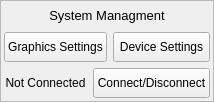
         <widget class="QFrame" name="frameSystemSetting">
          <property name="minimumSize">
           <size>
            <width>0</width>
            <height>0</height>
           </size>
          </property>
          <property name="font">
           <font>
            <family>Segoe UI</family>
            <bold>false</bold>
           </font>
          </property>
          <property name="frameShape">
           <enum>QFrame::StyledPanel</enum>
          </property>
          <property name="frameShadow">
           <enum>QFrame::Plain</enum>
          </property>
          <layout class="QVBoxLayout" name="verticalLayout_13" stretch="0">
           <property name="leftMargin">
            <number>3</number>
           </property>
           <property name="topMargin">
            <number>3</number>
           </property>
           <property name="rightMargin">
            <number>3</number>
           </property>
           <property name="bottomMargin">
            <number>3</number>
           </property>
           <item>
            <layout class="QVBoxLayout" name="verticalLayout_14">
             <property name="spacing">
              <number>6</number>
             </property>
             <item>
              <widget class="QLabel" name="label_26">
               <property name="minimumSize">
                <size>
                 <width>206</width>
                 <height>22</height>
                </size>
               </property>
               <property name="font">
                <font>
                 <family>Segoe UI</family>
                 <pointsize>10</pointsize>
                 <italic>false</italic>
                 <bold>false</bold>
                </font>
               </property>
               <property name="text">
                <string>System Managment</string>
               </property>
               <property name="alignment">
                <set>Qt::AlignCenter</set>
               </property>
              </widget>
             </item>
             <item>
              <layout class="QHBoxLayout" name="horizontalLayout_21">
               <property name="topMargin">
                <number>0</number>
               </property>
               <item>
                <widget class="QPushButton" name="btnGraphics">
                 <property name="minimumSize">
                  <size>
                   <width>0</width>
                   <height>30</height>
                  </size>
                 </property>
                 <property name="maximumSize">
                  <size>
                   <width>999</width>
                   <height>16777215</height>
                  </size>
                 </property>
                 <property name="font">
                  <font>
                   <family>Segoe UI</family>
                   <bold>false</bold>
                  </font>
                 </property>
                 <property name="text">
                  <string>Graphics Settings</string>
                 </property>
                </widget>
               </item>
               <item>
                <widget class="QPushButton" name="btnSettings">
                 <property name="minimumSize">
                  <size>
                   <width>0</width>
                   <height>30</height>
                  </size>
                 </property>
                 <property name="maximumSize">
                  <size>
                   <width>999</width>
                   <height>16777215</height>
                  </size>
                 </property>
                 <property name="font">
                  <font>
                   <family>Segoe UI</family>
                   <bold>false</bold>
                  </font>
                 </property>
                 <property name="text">
                  <string>Device Settings</string>
                 </property>
                </widget>
               </item>
              </layout>
             </item>
             <item>
              <layout class="QHBoxLayout" name="horizontalLayout_12" stretch="1,1">
               <item>
                <widget class="QLabel" name="labelConnectState">
                 <property name="font">
                  <font>
                   <family>Segoe UI</family>
                   <italic>false</italic>
                   <bold>false</bold>
                  </font>
                 </property>
                 <property name="text">
                  <string>Not Connected</string>
                 </property>
                 <property name="textFormat">
                  <enum>Qt::AutoText</enum>
                 </property>
                 <property name="alignment">
                  <set>Qt::AlignCenter</set>
                 </property>
                 <property name="margin">
                  <number>3</number>
                 </property>
                </widget>
               </item>
               <item>
                <widget class="QPushButton" name="btnConnect">
                 <property name="minimumSize">
                  <size>
                   <width>0</width>
                   <height>30</height>
                  </size>
                 </property>
                 <property name="font">
                  <font>
                   <family>Segoe UI</family>
                   <bold>false</bold>
                  </font>
                 </property>
                 <property name="text">
                  <string>Connect/Disconnect</string>
                 </property>
                </widget>
               </item>
              </layout>
             </item>
            </layout>
           </item>
          </layout>
         </widget>
